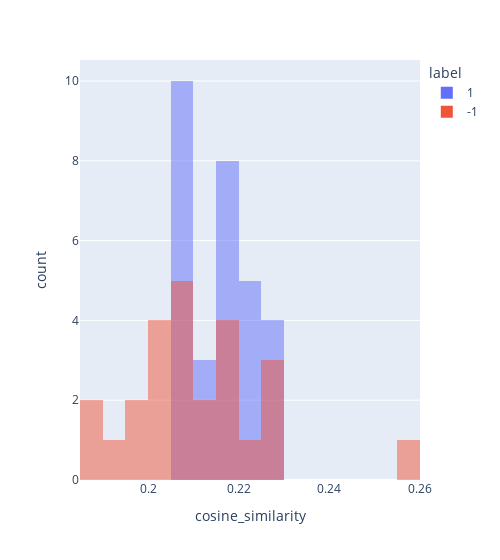

Notebook source saved alongside this figure:
### Code cell
# calculate accuracy (and its standard error) of predicting label=1 if similarity>x
# x is optimized by sweeping from -1 to 1 in steps of 0.01
def accuracy_and_se(cosine_similarity: float, labeled_similarity: int) -> Tuple[float]:
    accuracies = []
    for threshold_thousandths in range(-1000, 2000, 1):
        threshold = threshold_thousandths / 1000
        total = 0
        correct = 0
        for cs, ls in zip(cosine_similarity, labeled_similarity):
            total += 1
            if cs > threshold:
                prediction = 1
            else:
                prediction = -1
            if prediction == ls:
                correct += 1
        accuracy = correct / total
        accuracies.append(accuracy)
    a = max(accuracies)
    n = len(cosine_similarity)
    standard_error = (a * (1 - a) / n) ** 0.5  # standard error of binomial
    return a, standard_error

px.histogram(
    df,
    x="cosine_similarity",
    color="label",
    barmode="overlay",
    width=500,
    # facet_row="dataset",
).show()

for dataset in ["train", "test"]:
    data = df[df["dataset"] == dataset]
    a, se = accuracy_and_se(data["cosine_similarity"], data["label"])
    print(f"{dataset} accuracy: {a:0.1%} ± {1.96 * se:0.1%}")

### Figure 1 — Plotly figure (JSON) as saved in the notebook; plotly's stock layout.template omitted (floating-point values rounded to 4 significant figures)
{"data": [{"alignmentgroup": "True", "bingroup": "x", "hovertemplate": "label=1<br>cosine_similarity=%{x}<br>count=%{y}<extra></extra>", "legendgroup": "1", "marker": {"color": "#636efa", "opacity": 0.5, "pattern": {"shape": ""}}, "name": "1", "offsetgroup": "1", "orientation": "v", "showlegend": true, "type": "histogram", "x": [0.2081, 0.224, 0.2266, 0.2104, 0.2081, 0.2185, 0.2185, 0.2175, 0.2243, 0.2063, 0.2093, 0.2219, 0.214, 0.2261, 0.2092, 0.2079, 0.217, 0.2093, 0.2256, 0.2219, 0.2185, 0.2177, 0.2243, 0.2255, 0.214, 0.2068, 0.2197, 0.2081, 0.2081, 0.2174], "xaxis": "x", "yaxis": "y"}, {"alignmentgroup": "True", "bingroup": "x", "hovertemplate": "label=-1<br>cosine_similarity=%{x}<br>count=%{y}<extra></extra>", "legendgroup": "-1", "marker": {"color": "#EF553B", "opacity": 0.5, "pattern": {"shape": ""}}, "name": "-1", "offsetgroup": "-1", "orientation": "v", "showlegend": true, "type": "histogram", "x": [0.2094, 0.2084, 0.2268, 0.2256, 0.2024, 0.2134, 0.1877, 0.2178, 0.1915, 0.1965, 0.2212, 0.2106, 0.2001, 0.2198, 0.2276, 0.2036, 0.2185, 0.2015, 0.216, 0.1979, 0.1888, 0.2093, 0.2061, 0.2561, 0.2081], "xaxis": "x", "yaxis": "y"}], "layout": {"barmode": "overlay", "legend": {"title": {"text": "label"}, "tracegroupgap": 0}, "margin": {"t": 60}, "width": 500, "xaxis": {"anchor": "y", "domain": [0, 1], "title": {"text": "cosine_similarity"}}, "yaxis": {"anchor": "x", "domain": [0, 1], "title": {"text": "count"}}}}
